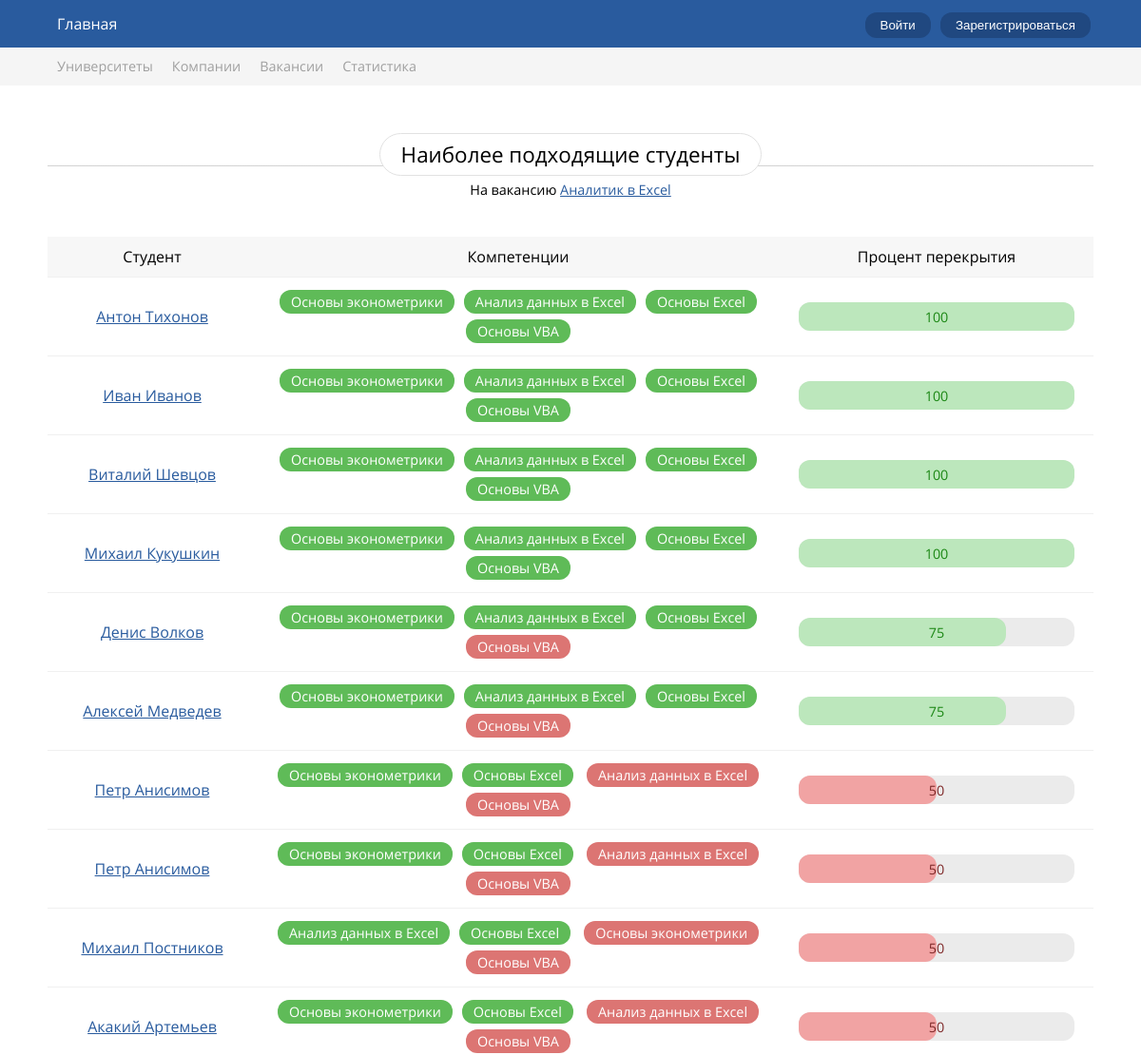
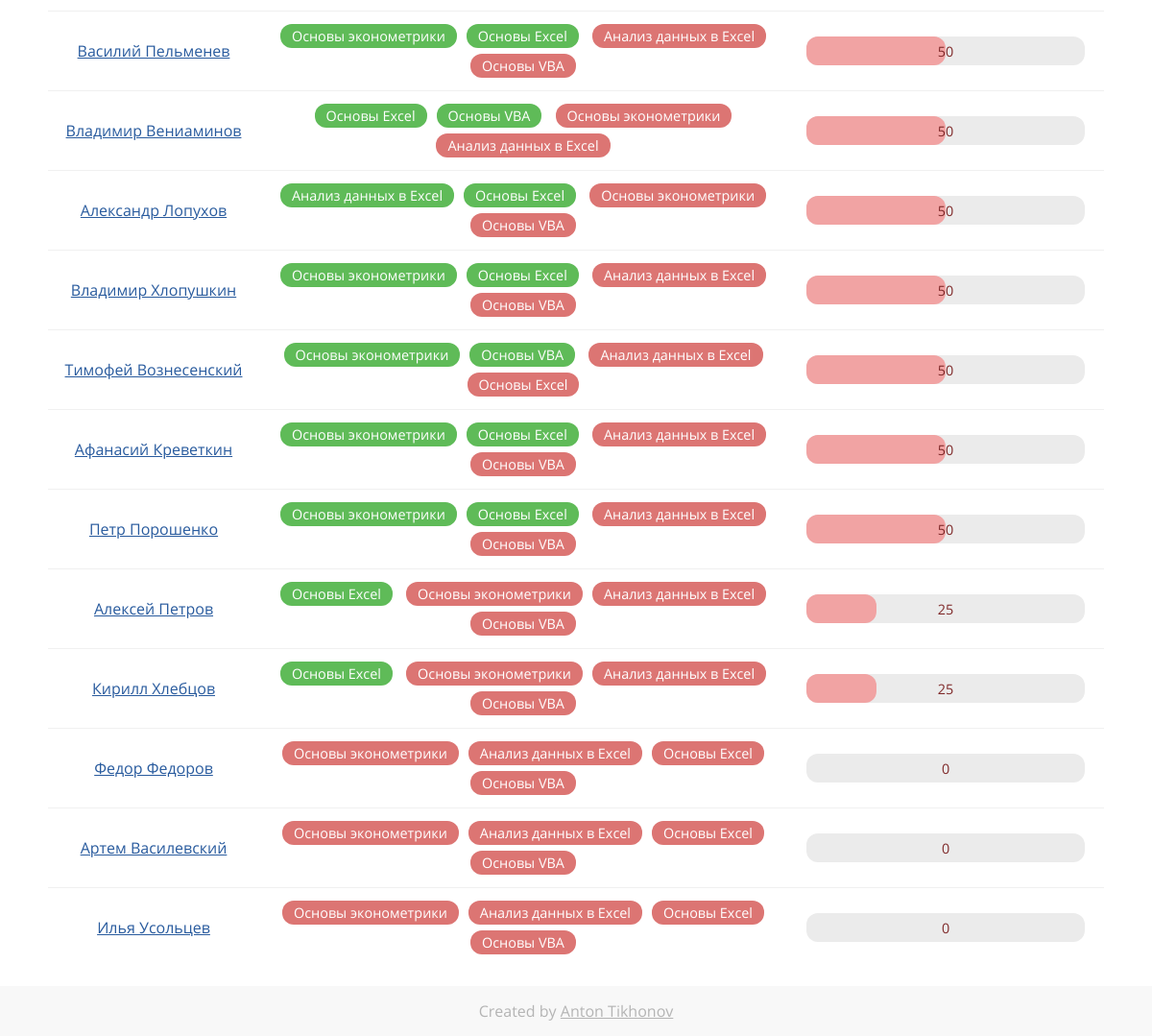
Screenshot of /profile/get-suitable-students/6 with the database file from the repository (2 pictures, top to bottom).
### main/models.py (models this page shows)
class Vacancy(models.Model):
    company = models.ForeignKey(Company, on_delete=models.CASCADE)
    title = models.CharField(max_length=40)
    description = models.TextField(null=True)
    competencies = models.ManyToManyField(Competency, null=True, default=None)
    subject_area = models.ForeignKey(SubjectAreaVacancies, on_delete=models.CASCADE, null=True, default=None)

class Student(models.Model):
    user = models.ForeignKey(User, on_delete=models.CASCADE)
    first_name = models.CharField(max_length=40)
    last_name = models.CharField(max_length=40)
    patronymic = models.CharField(max_length=40, null=True, blank=True)
    city = models.CharField(max_length=40, null=True, blank=True)
    def __str__(self):
        return '%s %s' % (self.first_name, self.last_name)

class Competency(models.Model):
    title = models.CharField(max_length=150)
    subject_area = models.ForeignKey(SubjectArea, on_delete=models.CASCADE)
    def __str__(self):
        return '%s' % (self.title)

### main/views.py (the view)
# urls.py: path('profile/get-suitable-students/<int:pk>', views.display_suitablestudents, name='display_suitablestudents')
def display_suitablestudents(request, pk):
    vacancy = Vacancy.objects.get(pk=pk)
    vacancy_competencies = list(vacancy.competencies.all())
    vacancy_competencies_amount = len(vacancy_competencies)
    students = list(Student.objects.all())
    data_raw = []
    for student in students:
        student_competencies_raw = StudentCompetency.objects.filter(student=student)
        student_competencies = []
        for studentcompetency in student_competencies_raw:
            student_competencies.append(studentcompetency.competency)
        have = []
        not_have = []
        have_amount = 0
        for competency in vacancy_competencies:
            if competency in student_competencies:
                have.append(competency)
                have_amount += 1
            else:
                not_have.append(competency)
        data_raw.append({
            'student': student,
            'overlap': round((have_amount / vacancy_competencies_amount) * 100),
            'have': have,
            'not_have': not_have
        })
        data = sorted(data_raw, key=operator.itemgetter('overlap'), reverse=True)
    return render(
        request,
        'main/display/display_suitablestudents.html',
        {
            'data': data,
            'student': student,
            'vacancy': vacancy
        }
    )

### main/templates/main/display/display_suitablestudents.html
{% extends 'base.html' %}
{% block css %}
{% load static %}
<link rel="stylesheet" href="{% static 'css/suitablestudents.css' %}" />
{% endblock %}
{% block main %}
<div class="suitablestudents">
  <div class="page-mainheader">
    <h1>Наиболее подходящие студенты</h1>
    <p>На вакансию <a href="{% url 'display_vacancy' vacancy.id %}">{{ vacancy.title }}</a></p>
  </div>
  <table class="basic-table">
    <thead>
      <tr>
        <td>Студент</td>
        <td>Компетенции</td>
        <td>Процент перекрытия</td>
      </tr>
    </thead>
    <tbody>
      {% for item in data %}
      <tr>
        <td><a href="{% url 'display_student' item.student.id %}">{{ item.student }}</a></td>
        <td>
          {% for competency in item.have %}<span class="suitablestudents-competency-pill competency-pill-have">{{competency}}</span>{% endfor %}
          {% for competency in item.not_have %}<span class="suitablestudents-competency-pill competency-pill-nothave">{{competency}}</span>{% endfor %}
        </td>
        <td>
          <span class="progressbar-bg {% if item.overlap >= 70 %} progressbar-green {% elif item.overlap < 80 and item.overlap > 50 %} progressbar-yellow {% else %} progressbar-red {% endif %}">
            <span class="progressbar-overlap" style="width: {{ item.overlap }}%;"></span>
            <div class="progressbar-percent-bg">
              <span class="progressbar-percent">{{ item.overlap }}</span>
            </div>
          </span>
        </td>
      </tr>
      {% endfor %}
    </tbody>
  </table>
</div>
{% endblock %}

### main/static/css/style.css (style rules this page uses)
:root { --main-bg-color: #295b9e; --main-bg-color-hover: #3574c7; }
* { margin: 0; padding: 0; }
body, html { width: 100%; height: 100%; }
body { font-family: Open Sans; }
a { color: var(--main-bg-color); }
.page-mainheader { background: linear-gradient(to top, white 0%, white 49%, rgb(190, 190, 190) calc(49% + 1px), white calc(49% + 1px)); text-align: center; }
.page-mainheader h1 { display: inline-block; padding: 6px 22px; background: white; font-size: 1.4em; font-weight: normal; border: 1px solid #e2e2e2; border-radius: 24px; }
.basic-table { width: 100%; text-align: center; border-collapse: collapse; }
.basic-table thead tr { background: #f7f7f7; }
.basic-table tr { transition: .2s ease-out; }
.basic-table tr td { padding: 10px 10px; border-bottom: 1px solid rgb(240,240,240); }
.basic-table tbody tr:last-child td { border-bottom: none; }
.basic-table tr td:nth-child(1) { width: 30%; }
.basic-table tr td:nth-child(2) { width: 30%; }
.basic-table tr td:nth-child(3) { width: 20%; }

### main/static/css/suitablestudents.css (style rules this page uses)
.suitablestudents { width: 1100px; margin: 0 auto; }
.suitablestudents .page-mainheader { margin: 50px 0 40px 0; }
.suitablestudents .page-mainheader p { margin-top: 5px; font-size: .9em; }
.suitablestudents .basic-table tr td:nth-child(1) { width: 20%; }
.suitablestudents .basic-table tr td:nth-child(2) { width: 50%; }
.suitablestudents .basic-table tr td:nth-child(3) { width: 30%; }
.suitablestudents-competency-pill { display: inline-block; margin: 3px 5px; padding: 3px 12px; color: white; font-size: .9em; border-radius: 12px; }
.competency-pill-have { background: #5fbb58; }
.competency-pill-nothave { background: #dc7573; }
.progressbar-bg { position: relative; display: block; margin: 0 10px; height: 30px; background: rgb(235,235,235); border-radius: 12px; }
.progressbar-overlap { position: absolute; height: 30px; top: 0; left: 0; background: green; border-radius: 12px; }
.progressbar-percent-bg { position: absolute; width: 100%; height: 30px; line-height: 30px; top: 0; left: 0; text-align: center; }
.progressbar-percent { font-size: .9em; }
.progressbar-green .progressbar-overlap { background: #96e4968c; }
.progressbar-green .progressbar-percent { color: #1c8815; }
.progressbar-red .progressbar-overlap { background: #f1a3a3; }
.progressbar-red .progressbar-percent { color: #7f2929; }

### rows the page displays
Vacancy: title "Аналитик в Excel"
Student: student "Антон Тихонов", overlap "100"
Competency: title "Основы эконометрики"
Competency: title "Анализ данных в Excel"
Competency: title "Основы Excel"
Competency: title "Основы VBA"
Student: student "Иван Иванов", overlap "100"
Student: student "Виталий Шевцов", overlap "100"
Student: student "Михаил Кукушкин", overlap "100"
Student: student "Денис Волков", overlap "75"
Student: student "Алексей Медведев", overlap "75"
Student: student "Петр Анисимов", overlap "50"
Student: student "Петр Анисимов", overlap "50"
Student: student "Михаил Постников", overlap "50"
Student: student "Акакий Артемьев", overlap "50"
Student: student "Василий Пельменев", overlap "50"
Student: student "Владимир Вениаминов", overlap "50"
Student: student "Александр Лопухов", overlap "50"
Student: student "Владимир Хлопушкин", overlap "50"
Student: student "Тимофей Вознесенский", overlap "50"
Student: student "Афанасий Креветкин", overlap "50"
Student: student "Петр Порошенко", overlap "50"
Student: student "Алексей Петров", overlap "25"
Student: student "Кирилл Хлебцов", overlap "25"
Student: student "Федор Федоров", overlap "0"
Student: student "Артем Василевский", overlap "0"
Student: student "Илья Усольцев", overlap "0"
